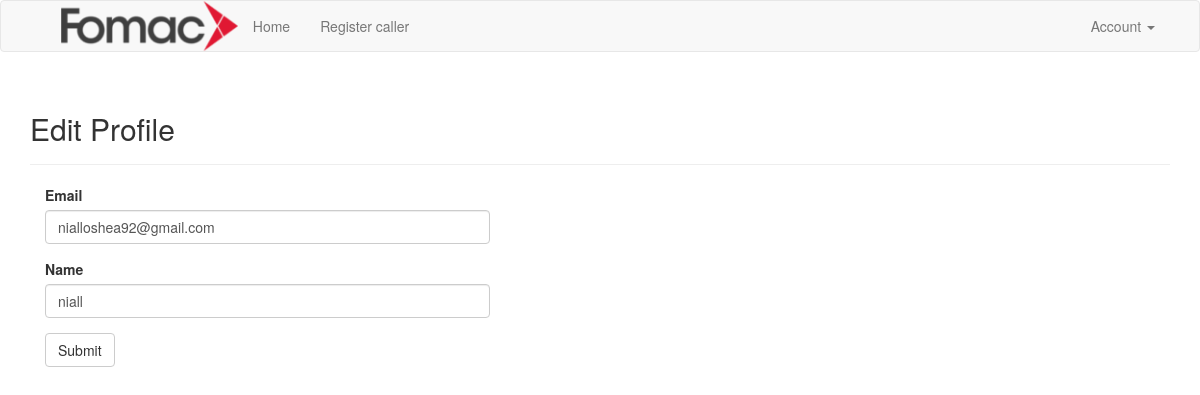
The app's page /staff/edit-profile (signed in), older data.
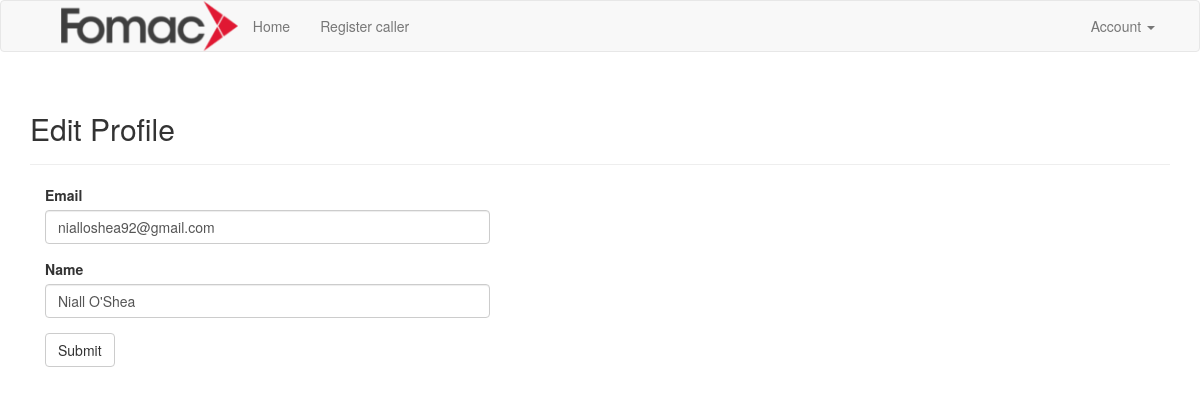
The same page, newer data.
### app/models.py (models this page shows, shortened)
class Staff(db.Model, UserMixin):
    __tablename__ = 'staff'
    id = db.Column(db.Integer, primary_key=True)
    username = db.Column(db.String(64), unique=True, index=True)
    password_hash = db.Column(db.String(128))
    email = db.Column(db.String(64), unique=True, index=True)
    name = db.Column(db.String(64))
    added = db.relationship('User', backref='added_by')
    @property
    def password(self):
        raise AttributeError('Password is not a readable attribute')

### app/auth/views.py (the view)
@auth.route('/edit-profile', methods=['GET', 'POST'])
@login_required
def edit_profile():
    form = EditStaffForm()
    if form.validate_on_submit():
        current_user.email = form.email.data
        current_user.name = form.name.data
        db.session.add(current_user)
        flash('Your profile has been updated.')
        return redirect(url_for('.staff', name=current_user.username))
    form.email.data = current_user.email
    form.name.data = current_user.name
    return render_template('auth/edit-profile.html', form=form)

### app/auth/forms.py
class EditStaffForm(Form):
    email = StringField(u'Email')
    name = StringField(u'Name')
    submit = SubmitField('Submit')

### app/models.py (called while the page is built)
@login_manager.user_loader
def load_user(staff_id):
    return Staff.query.get(int(staff_id))

### app/templates/auth/edit-profile.html
{% extends "base.html" %}
{% import "bootstrap/wtf.html" as wtf %}
{% block page_content %}
<div class="page-header">
    <h2>Edit Profile</h2>
</div>
<div class="col-md-5">
    {{ wtf.quick_form(form) }}
</div>
{% endblock %}

Row changes from the older to the newer data that the page shows:
changed Staff "nialloshea92@gmail.com": name "niall" → "Niall O'Shea"
